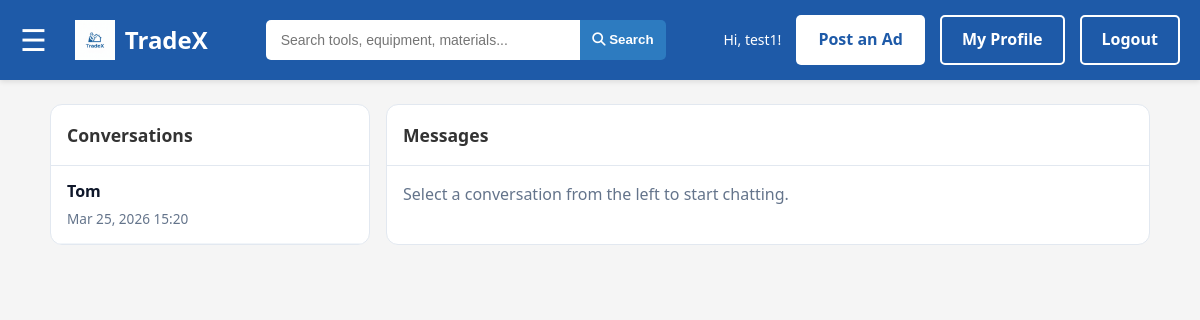
The app's page /messages/ (signed in), older data.
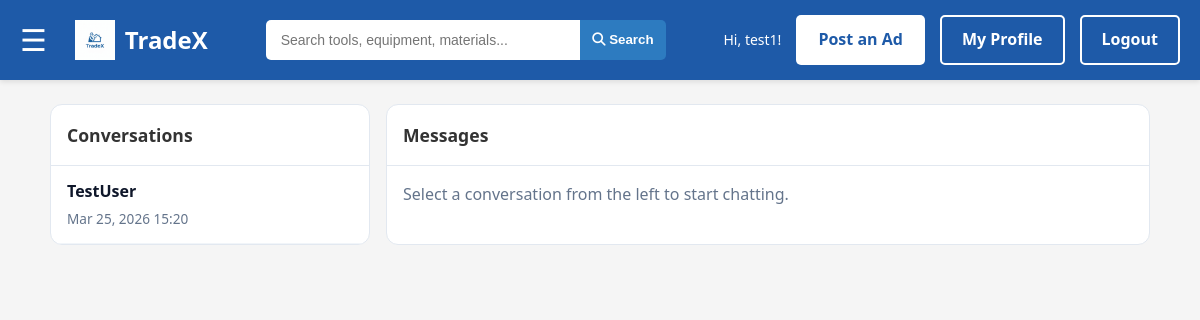
The same page, newer data.
### myapp/models.py (models this page shows, shortened)
class User(models.Model):
    username = models.CharField(max_length=50, unique=True)
    email = models.EmailField(unique=True)
    password_hash = models.CharField(max_length=255)
    profile_photo = models.ImageField(upload_to="profiles/", null=True, blank=True)
    credits_balance = models.IntegerField(default=0)
    created_at = models.DateTimeField(auto_now_add=True)

class DirectMessage(models.Model):
    sender = models.ForeignKey(User, on_delete=models.CASCADE, related_name="sent_messages")
    recipient = models.ForeignKey(User, on_delete=models.CASCADE, related_name="received_messages")
    listing = models.ForeignKey(Listing, on_delete=models.SET_NULL, null=True, blank=True, related_name="direct_messages")
    content = models.TextField(blank=True)
    image = models.ImageField(upload_to="messages/", null=True, blank=True)
    sent_at = models.DateTimeField(auto_now_add=True)
    read_status = models.BooleanField(default=False)
    class Meta:
        ordering = ["sent_at"]

### myapp/views.py (the view, shortened to what this page needs)
# urls.py: path("messages/", views.messages, name="messages"),
def messages(request):
    profile_user = _get_profile_user(request)
    if not profile_user:
        return redirect("login")
    selected_partner = None
    selected_listing = None
    chat_messages = DirectMessage.objects.none()
    recipient_id = request.GET.get("recipient")
    listing_id = request.GET.get("listing")
    if recipient_id:
        selected_partner = User.objects.filter(id=recipient_id).first()
        if selected_partner and selected_partner.id == profile_user.id:
            selected_partner = None
    if listing_id and listing_id.isdigit():
        selected_listing = Listing.objects.filter(id=listing_id).first()
    if request.method == "POST" and selected_partner:
        form = DirectMessageForm(request.POST, request.FILES)
        if form.is_valid():
            new_message = form.save(commit=False)
            new_message.sender = profile_user
            new_message.recipient = selected_partner
            new_message.listing = selected_listing
            new_message.save()
            return redirect(f"{request.path}?recipient={selected_partner.id}&listing={selected_listing.id if selected_listing else ''}")
    else:
        form = DirectMessageForm()
    context = {
        **get_nav_context(request),
        "threads": _build_message_threads(profile_user),
        "selected_partner": selected_partner,
        "selected_listing": selected_listing,
        "selected_partner_id": selected_partner.id if selected_partner else None,
        "selected_listing_id": selected_listing.id if selected_listing else None,
        "chat_messages": chat_messages,
        "message_form": form,
    }
    return render(request, "sidebar/messages.html", context)

### myapp/forms.py (shortened to what this page needs)
class DirectMessageForm(forms.ModelForm):
    class Meta:
        model = DirectMessage
        fields = ["content", "image"]
        widgets = {
            "content": forms.Textarea(attrs={"rows": 3, "placeholder": "Write your message..."}),
             }

### myapp/views.py (called while the page is built)
def _get_profile_user(request):
    user_id = request.session.get("user_id")
    profile_user = None
    if user_id:
        profile_user = User.objects.filter(id=user_id).first()
    if not profile_user and request.user.is_authenticated:
        profile_user = User.objects.filter(username=request.user.username).first()
        if profile_user:
            request.session["user_id"] = profile_user.id
    return profile_user

def get_nav_context(request):
    user_id = request.session.get("user_id")
    user = None
    if user_id:
        try:
            user = User.objects.get(id=user_id)
        except User.DoesNotExist:
            pass
    return {"user_id": user_id, "user": user}

### myapp/templates/sidebar/messages.html (shortened to what this page needs)
{% load static %}
<!DOCTYPE html>
<html lang="en">
<head>
    <link rel="stylesheet" href="{% static 'home/home.css' %}">
    <link rel="stylesheet" href="{% static 'styles/styles.css' %}">
    <link rel="stylesheet" href="https://cdnjs.cloudflare.com/ajax/libs/font-awesome/6.4.0/css/all.min.css">
</head>
<body>
    <nav class="navbar">
        <div class="nav-container">
            <span id="openNavBtn" style="font-size:30px;cursor:pointer;color:white;">&#9776;</span>
            <a href="{% url 'home' %}" class="logo">
                <img src="{% static 'images/tradex-logo.png' %}" alt="TradeX Logo">
                <span>TradeX</span>
            </a>
            <form class="search-bar" method="GET" action="{% url 'products' %}">
                <input type="text" name="q" placeholder="Search tools, equipment, materials..." value="{{ search_query }}">
                <button type="submit" class="search-btn"><i class="fas fa-search"></i> Search</button>
            </form>
            <div class="nav-actions">
                {% if user_id %}
                    <span class="user-greeting">Hi, {{ user.username }}!</span>
                    <a href="{% url 'create_listing' %}" class="btn btn-primary">Post an Ad</a>
                    <a href="{% url 'profile' %}" class="btn btn-secondary">My Profile</a>
                    <a href="{% url 'logout' %}" class="btn btn-outline">Logout</a>
                {% else %}
                    <a href="{% url 'create_listing' %}" class="btn btn-primary">Post an Ad</a>
                    <a href="{% url 'register' %}" class="btn btn-secondary">Sign Up</a>
                    <a href="{% url 'login' %}" class="btn btn-outline">Login</a>
                {% endif %}
            </div>
        </div>
    </nav>
            <main class="messages-layout">
        <section class="panel">
            <h2>Conversations</h2>
            {% for thread in threads %}
                <a class="thread-link " href="{% url 'messages' %}?recipient={{ thread.partner.id }}">
                    <strong>{{ thread.partner.username }}</strong>
                    <div class="thread-meta">{{ thread.latest.sent_at|date:"M d, Y H:i" }}</div>
                </a>
            {% empty %}
                <p class="empty-state">No conversations yet. Open any product and contact a seller to start messaging.</p>
            {% endfor %}
        </section>
                    <section class="panel">
            {% if selected_partner %}
                <h2>Chat with {{ selected_partner.username }}{% if selected_listing %} · {{ selected_listing.title }}{% endif %}</h2>
                <div class="chat-stream">
                    {% for message in chat_messages %}
                        <article class="bubble {% if message.sender_id == user_id %}me{% else %}them{% endif %}">
                            <div>{% if message.content %}{{ message.content }}{% endif %}</div>
                            {% if message.image %}<img src="{{ message.image.url }}" alt="Shared message image">{% endif %}
                            <small>{{ message.sent_at|date:"M d, Y H:i" }}</small>
                        </article>
                    {% empty %}
                        <p class="empty-state">No messages yet. Say hello 👋</p>
                    {% endfor %}
                </div>
    <form method="POST" enctype="multipart/form-data" class="chat-form">
                    {% csrf_token %}
                    {{ message_form.content }}
                    {{ message_form.image }}
                    {% if message_form.non_field_errors %}<div class="field-help">{{ message_form.non_field_errors }}</div>{% endif %}
                    <div class="field-help">Tip: You can send text, an image, or both.</div>
                    <button type="submit" class="btn btn-primary" style="margin-top:0.5rem;">Send</button>
                </form>
            {% else %}
                <h2>Messages</h2>
                <p class="empty-state">Select a conversation from the left to start chatting.</p>
            {% endif %}
        </section>
    </main>
</body>
</html>

Row changes from the older to the newer data that the page shows:
changed User: partner.username "Tom" → "TestUser"
